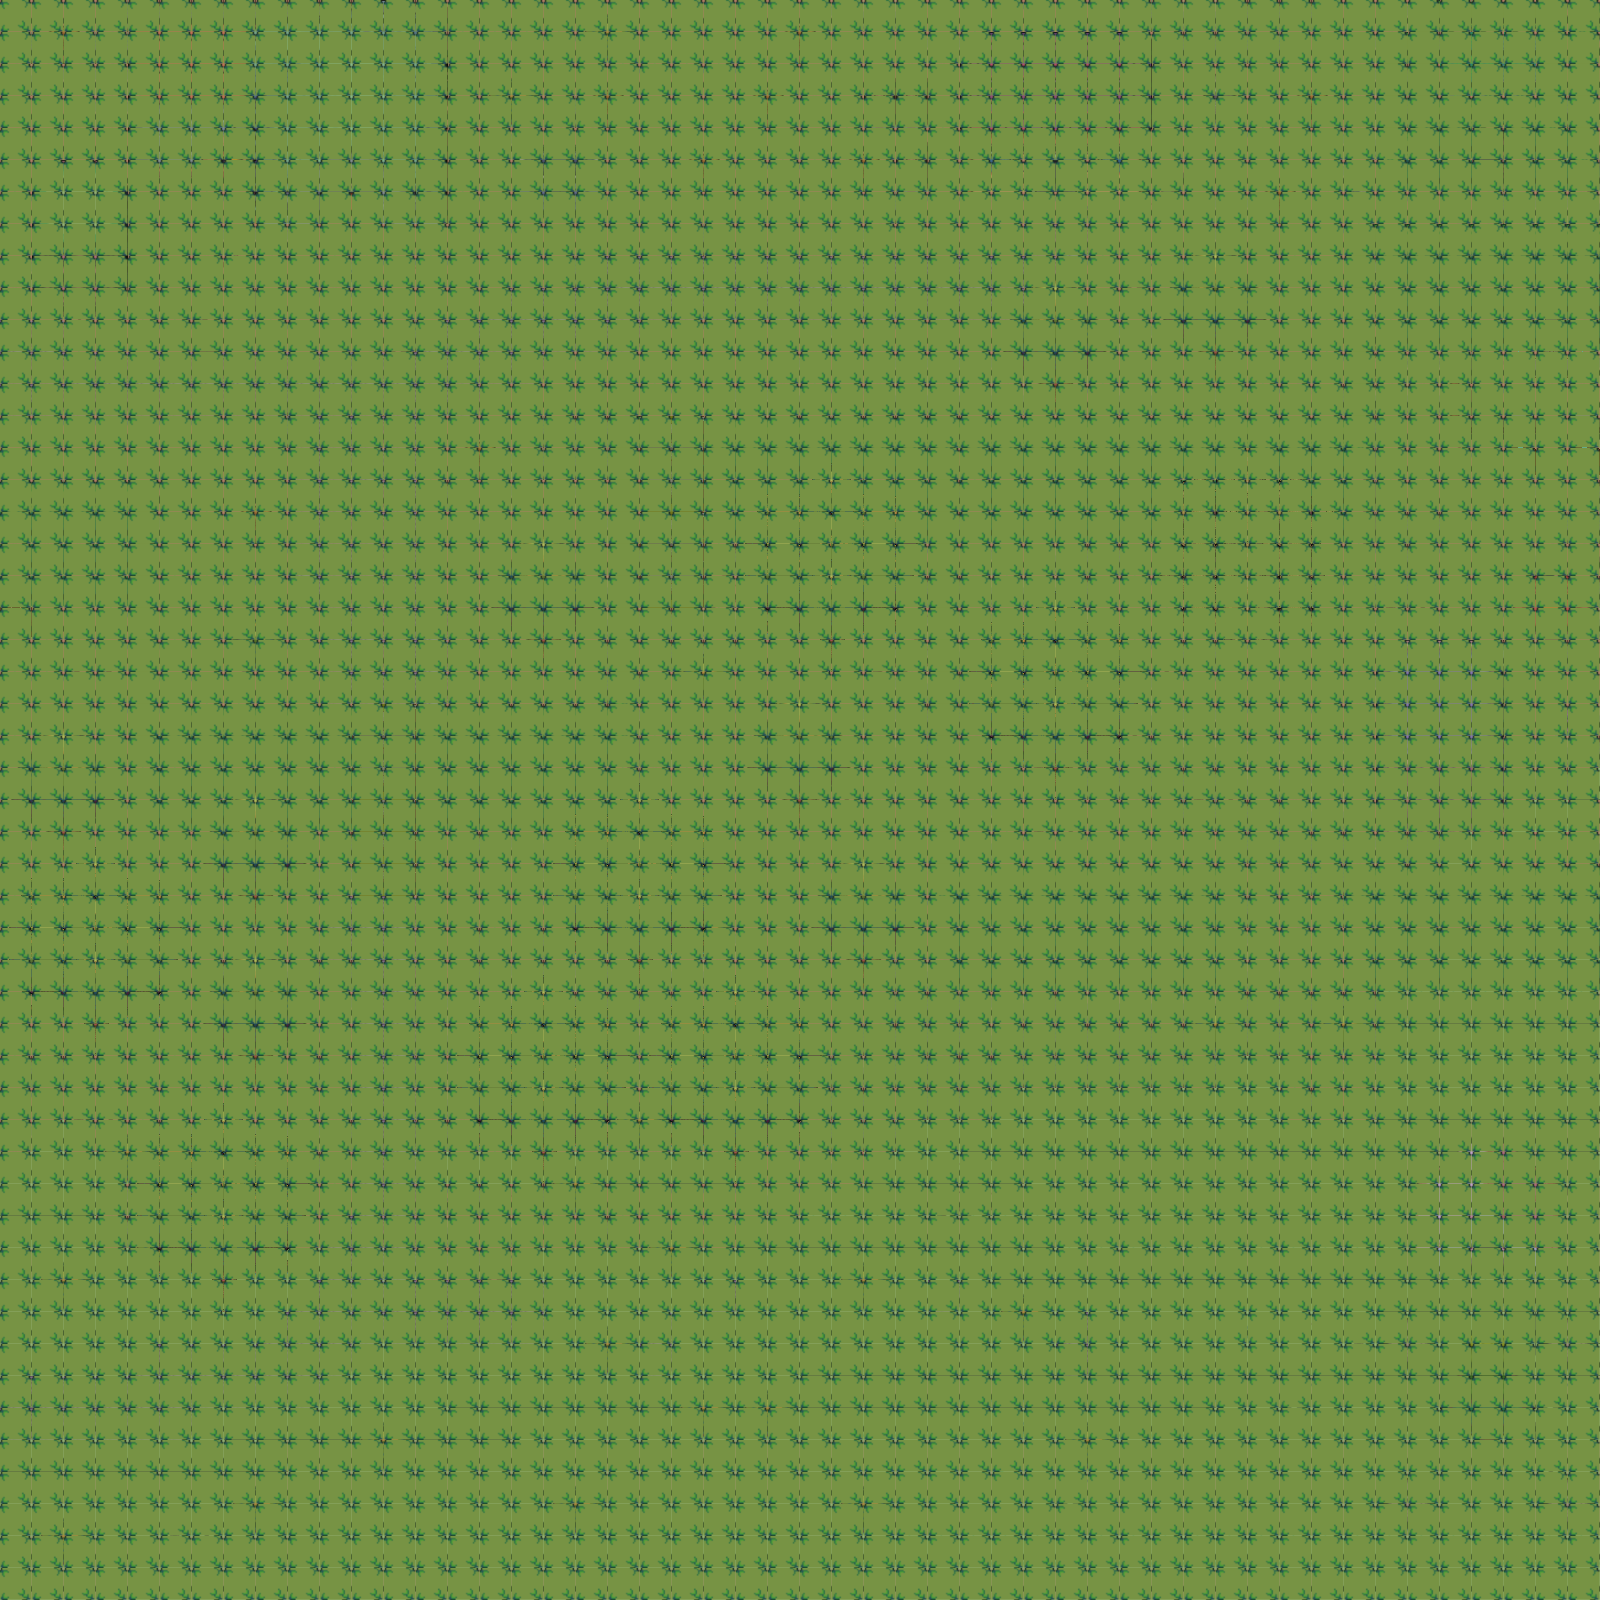

The image is a tile-based game level rendered from a .tmx file. Its description and source (layers, tilesets, objects; grid data summarised) follow:
An orthogonal 50x50 tile map with 32x32 px tiles, 10 tile layers (Ground, Wall, Surface, Ledder, ...), 7 tilesets and 104 objects (3x InDoorPoint, Interaction, TeleportPoint).

<map version="1.10" tiledversion="1.11.0" orientation="orthogonal" renderorder="right-down" width="50" height="50" tilewidth="32" tileheight="32" infinite="0" nextlayerid="17" nextobjectid="122">
 <tileset firstgid="1" source="Grassland Tileset.tsx" />
 <tileset firstgid="419" source="Pack 1 expansion.tsx" />
 <tileset firstgid="559" source="Reg tree wall.tsx" />
 <tileset firstgid="676" source="TX Props.tsx" />
 <tileset firstgid="932" source="TX Struct.tsx" />
 <tileset firstgid="1188" source="../volcano/TX Props.tsx" />
 <tileset firstgid="1444" source="../Vol_Snow_Ecotonal/TX Props.tsx" />
 <layer id="2" name="Ground" width="50" height="50" locked="1">
  <data>[2500 cells, 2500 non-empty, 22 distinct tile ids]</data>
 </layer>
 <layer id="1" name="Wall" width="50" height="50">
  <data>[2500 cells, 365 non-empty, 32 distinct tile ids]</data>
 </layer>
 <layer id="4" name="Surface" width="50" height="50" locked="1">
  <data>[2500 cells, 419 non-empty, 73 distinct tile ids]</data>
 </layer>
 <layer id="9" name="Ledder" width="50" height="50" locked="1">
  <data>[2500 cells, 24 non-empty, 6 distinct tile ids]</data>
 </layer>
 <layer id="13" name="House" width="50" height="50" locked="1">
  <data>[2500 cells, 103 non-empty, 85 distinct tile ids]</data>
 </layer>
 <layer id="12" name="Decorate" width="50" height="50">
  <data>[2500 cells, 327 non-empty, 107 distinct tile ids]</data>
 </layer>
 <layer id="7" name="Forest" width="50" height="50" locked="1">
  <data>[2500 cells, 274 non-empty, 70 distinct tile ids]</data>
 </layer>
 <layer id="16" name="Teleport" width="50" height="50">
  <data>[2500 cells, 15 non-empty, 12 distinct tile ids]</data>
 </layer>
 <layer id="8" name="Magic" width="50" height="50">
  <data>[2500 cells, 22 non-empty, 7 distinct tile ids]</data>
 </layer>
 <layer id="15" name="BlackFog" width="50" height="50">
  <data>[2500 cells, 2500 non-empty, 1 distinct tile ids]</data>
 </layer>
 <objectgroup id="14" name="Obstacles" opacity="0.9">
  <object id="1" x="-1.33333" y="481.333" width="130" height="127.334">
   <properties>
    <property name="Height" type="float" value="127.33" />
    <property name="Width" type="float" value="130" />
    <property name="X" type="float" value="-1.33" />
    <property name="Y" type="float" value="481.33" />
   </properties>
  </object>
  <object id="2" x="129.333" y="480.667" width="33.3333" height="347.333">
   <properties>
    <property name="Height" type="float" value="347.33" />
    <property name="Width" type="float" value="33.33" />
    <property name="X" type="float" value="129.33" />
    <property name="Y" type="float" value="480.67" />
   </properties>
  </object>
  <object id="3" x="165.333" y="702.667" width="188" height="128.667">
   <properties>
    <property name="Height" type="float" value="128.67" />
    <property name="Width" type="float" value="188" />
    <property name="X" type="float" value="165.33" />
    <property name="Y" type="float" value="702.67" />
   </properties>
  </object>
  <object id="4" x="413.333" y="706.667" width="224" height="122">
   <properties>
    <property name="Height" type="float" value="122" />
    <property name="Width" type="float" value="224" />
    <property name="X" type="float" value="413.33" />
    <property name="Y" type="float" value="706.67" />
   </properties>
  </object>
  <object id="5" x="242.667" y="865.333" width="29.3333" height="49.3333">
   <properties>
    <property name="Height" type="float" value="49.3333" />
    <property name="Width" type="float" value="29.3333" />
    <property name="X" type="float" value="242.667" />
    <property name="Y" type="float" value="865.333" />
   </properties>
  </object>
  <object id="6" x="33.3333" y="904" width="121.333" height="122.667">
   <properties>
    <property name="Height" type="float" value="122.667" />
    <property name="Width" type="float" value="121.333" />
    <property name="X" type="float" value="33.3333" />
    <property name="Y" type="float" value="904" />
   </properties>
  </object>
  <object id="7" x="241.333" y="1002.67" width="29.3333" height="72">
   <properties>
    <property name="Height" type="float" value="72" />
    <property name="Width" type="float" value="29.3333" />
    <property name="X" type="float" value="241.333" />
    <property name="Y" type="float" value="1002.67" />
   </properties>
  </object>
  <object id="8" x="478.667" y="1048" width="128" height="100">
   <properties>
    <property name="Height" type="float" value="100" />
    <property name="Width" type="float" value="128" />
    <property name="X" type="float" value="478.667" />
    <property name="Y" type="float" value="1048" />
   </properties>
  </object>
  <object id="10" x="42.6667" y="766.667" width="44" height="89.3333">
   <properties>
    <property name="Height" type="float" value="89.3333" />
    <property name="Width" type="float" value="44" />
    <property name="X" type="float" value="42.6667" />
    <property name="Y" type="float" value="766.667" />
   </properties>
  </object>
  <object id="11" x="570.667" y="826.667" width="141.333" height="126.667">
   <properties>
    <property name="Height" type="float" value="126.667" />
    <property name="Width" type="float" value="141.333" />
    <property name="X" type="float" value="570.667" />
    <property name="Y" type="float" value="826.667" />
   </properties>
  </object>
  <object id="12" x="777.333" y="736" width="45.3333" height="90.6667">
   <properties>
    <property name="Height" type="float" value="90.6667" />
    <property name="Width" type="float" value="45.3333" />
    <property name="X" type="float" value="777.333" />
    <property name="Y" type="float" value="736" />
   </properties>
  </object>
  <object id="13" x="674.667" y="1056" width="128" height="84">
   <properties>
    <property name="Height" type="float" value="84" />
    <property name="Width" type="float" value="128" />
    <property name="X" type="float" value="674.667" />
    <property name="Y" type="float" value="1056" />
   </properties>
  </object>
  <object id="14" x="846.667" y="940" width="36" height="48">
   <properties>
    <property name="Height" type="float" value="48" />
    <property name="Width" type="float" value="36" />
    <property name="X" type="float" value="846.667" />
    <property name="Y" type="float" value="940" />
   </properties>
  </object>
  <object id="15" x="765.333" y="533.333" width="130.667" height="96">
   <properties>
    <property name="Height" type="float" value="96" />
    <property name="Width" type="float" value="130.667" />
    <property name="X" type="float" value="765.333" />
    <property name="Y" type="float" value="533.333" />
   </properties>
  </object>
  <object id="16" x="997.333" y="658.667" width="120" height="100">
   <properties>
    <property name="Height" type="float" value="100" />
    <property name="Width" type="float" value="120" />
    <property name="X" type="float" value="997.333" />
    <property name="Y" type="float" value="658.667" />
   </properties>
  </object>
  <object id="17" x="1188" y="542.667" width="121.333" height="88">
   <properties>
    <property name="Height" type="float" value="88" />
    <property name="Width" type="float" value="121.333" />
    <property name="X" type="float" value="1188" />
    <property name="Y" type="float" value="542.667" />
   </properties>
  </object>
  <object id="18" x="608" y="417.333" width="32" height="290.667">
   <properties>
    <property name="Height" type="float" value="290.667" />
    <property name="Width" type="float" value="32" />
    <property name="X" type="float" value="608" />
    <property name="Y" type="float" value="417.333" />
   </properties>
  </object>
  </objectgroup>
</map>
<!-- 87 of 104 objects omitted -->
